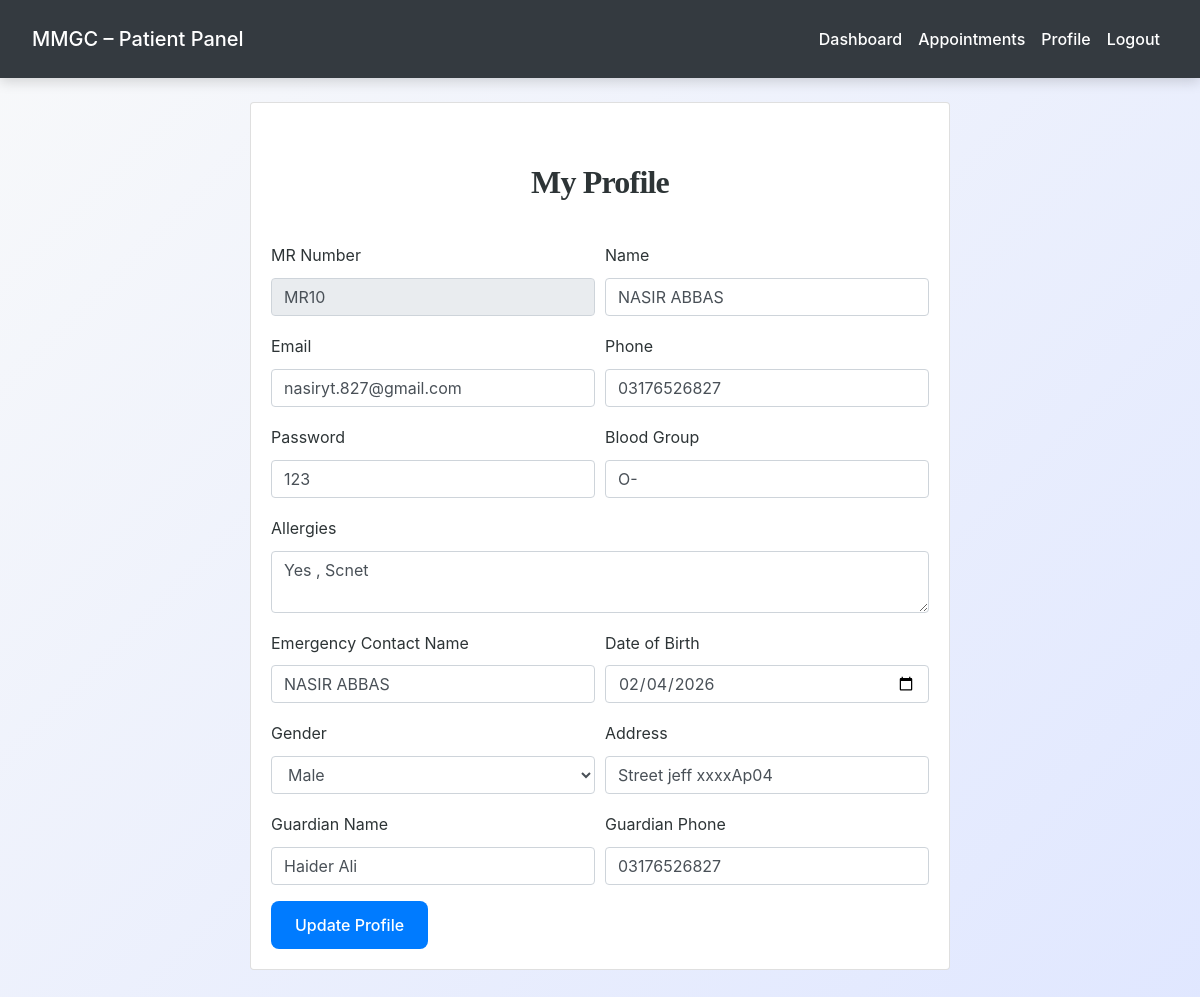
/patient/profile.php (signed in), run on the app's committed database.
### tables this page shows
CREATE TABLE `patients` (
  `id` int(11) NOT NULL,
  `mr_number` varchar(20) NOT NULL,
  `name` varchar(100) NOT NULL,
  `email` varchar(100) DEFAULT NULL,
  `phone` varchar(15) NOT NULL,
  `password` varchar(255) DEFAULT NULL,
  `blood_group` varchar(10) DEFAULT NULL,
  `allergies` text DEFAULT NULL,
  `emergency_contact_name` varchar(150) DEFAULT NULL,
  `date_of_birth` date DEFAULT NULL,
  `gender` enum('male','female','other') DEFAULT NULL,
  `address` text DEFAULT NULL,
  `guardian_name` varchar(100) DEFAULT NULL,
  `guardian_phone` varchar(15) DEFAULT NULL,
  `registration_date` date DEFAULT curdate(),
  `status` enum('active','inactive') DEFAULT 'active',
  `created_at` timestamp NOT NULL DEFAULT current_timestamp()
);

### patient/profile.php (the view, shortened to what this page needs)
<?php
require_once('../config.php');
$patient_id = $_SESSION['patient_id'];
$res = $conn->query("SELECT * FROM patients WHERE id = $patient_id");
$patient = $res->fetch_assoc();
?>
<!DOCTYPE html>
<html>
<head>
    <link rel="stylesheet" href="https://maxcdn.bootstrapcdn.com/bootstrap/4.5.2/css/bootstrap.min.css">
    <link rel="stylesheet" href="../css/style.css">
</head>
<body>
<?php include('navbar.php'); ?>
<div class="container mt-4">
        <div class="card mx-auto" style="max-width: 700px;">
        <div class="card-body">
    <h2>My Profile</h2>
    <form method="POST">
        <div class="form-row">
            <div class="form-group col-md-6">
                <label>MR Number</label>
                <input type="text" class="form-control" value="<?= htmlspecialchars($patient['mr_number']) ?>" readonly>
            </div>
            <div class="form-group col-md-6">
                <label>Name</label>
                <input type="text" name="name" class="form-control" value="<?= htmlspecialchars($patient['name']) ?>" required>
            </div>
        </div>
        <div class="form-row">
            <div class="form-group col-md-6">
                <label>Email</label>
                <input type="email" name="email" class="form-control" value="<?= htmlspecialchars($patient['email']) ?>">
            </div>
            <div class="form-group col-md-6">
                <label>Phone</label>
                <input type="text" name="phone" class="form-control" value="<?= htmlspecialchars($patient['phone']) ?>" required>
            </div>
        </div>
        <div class="form-row">
            <div class="form-group col-md-6">
                <label>Password</label>
                <input type="text" name="password" class="form-control" value="<?= htmlspecialchars($patient['password']) ?>" required>
            </div>
            <div class="form-group col-md-6">
                <label>Blood Group</label>
                <input type="text" name="blood_group" class="form-control" value="<?= htmlspecialchars($patient['blood_group']) ?>">
            </div>
        </div>
        <div class="form-group">
            <label>Allergies</label>
            <textarea name="allergies" class="form-control"><?= htmlspecialchars($patient['allergies']) ?></textarea>
        </div>
        <div class="form-row">
            <div class="form-group col-md-6">
                <label>Emergency Contact Name</label>
                <input type="text" name="emergency_contact_name" class="form-control" value="<?= htmlspecialchars($patient['emergency_contact_name']) ?>">
            </div>
            <div class="form-group col-md-6">
                <label>Date of Birth</label>
                <input type="date" name="date_of_birth" class="form-control" value="<?= htmlspecialchars($patient['date_of_birth']) ?>">
            </div>
        </div>
        <div class="form-row">
            <div class="form-group col-md-6">
                <label>Gender</label>
                <select name="gender" class="form-control">
                    <option value="male" <?= $patient['gender']=="male"?"selected":"" ?>>Male</option>
                </select>
            </div>
            <div class="form-group col-md-6">
                <label>Address</label>
                <input type="text" name="address" class="form-control" value="<?= htmlspecialchars($patient['address']) ?>">
            </div>
        </div>
        <div class="form-row">
            <div class="form-group col-md-6">
                <label>Guardian Name</label>
                <input type="text" name="guardian_name" class="form-control" value="<?= htmlspecialchars($patient['guardian_name']) ?>">
            </div>
            <div class="form-group col-md-6">
                <label>Guardian Phone</label>
                <input type="text" name="guardian_phone" class="form-control" value="<?= htmlspecialchars($patient['guardian_phone']) ?>">
            </div>
        </div>
        <button class="btn btn-primary">Update Profile</button>
    </form>
</div>
</div>
</div>
</body>
</html>

### css/style.css (style rules this page uses)
:root { --primary: #007bff; --secondary: #6c757d; --success: #28a745; --info: #17a2b8; --warning: #ffc107; --danger: #dc3545; --light: #f8f9fa; --dark: #2d3436; --accent: #ff6f61; --highlight: #6f42c1; --shadow: rgba(0, 0, 0, 0.15); --transition: all 0.3s ease-in-out; }
body { font-family: 'Inter', 'Segoe UI', Tahoma, Geneva, Verdana, sans-serif; background: linear-gradient(135deg, var(--light) 0%, #e0e7ff 100%); color: var(--dark); line-height: 1.8; margin: 0; padding: 0; min-height: 100vh; font-size: 16px; }
h1, h2, h3, h4 { text-align: center; margin: 2.5rem 0; font-family: 'Georgia', 'Times New Roman', serif; color: var(--dark); font-weight: 700; letter-spacing: -0.025em; }
h2 { font-size: 2rem; }
.container { max-width: 1200px; margin: 0 auto 3rem; padding: 0 1.5rem; }
.btn-primary { background-color: var(--primary); color: #fff; border: none; border-radius: 8px; padding: 0.75rem 1.5rem; font-size: 1rem; font-weight: 500; cursor: pointer; transition: var(--transition); display: inline-flex; align-items: center; justify-content: center; }

### data on the page
patients: mr_number "MR10", name "NASIR ABBAS", email "nasiryt.827@gmail.com", phone "03176526827", password "123", blood_group "O-", allergies "Yes , Scnet", emergency_contact_name "NASIR ABBAS", date_of_birth "02/04/2026", gender "Male", address "Street jeff xxxxAp04", guardian_name "Haider Ali", guardian_phone "03176526827"
